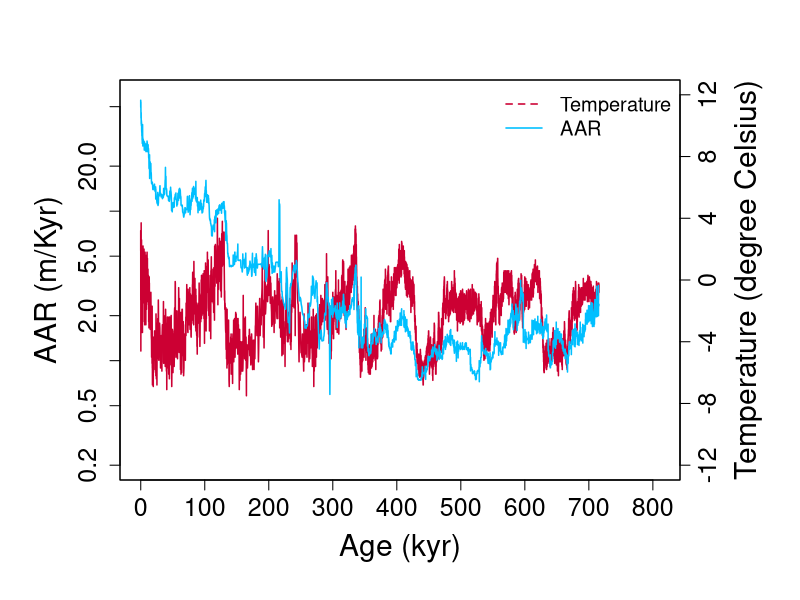

Recreate this plot in R.
rm(list=ls())

##Loading Downloaded data
data_raw=read.csv("Dome_Fuji_downloaded.csv")
## Age and T_source coulumns of the data corresponds to age and temperature 

##Loading data file (log(AAR), Temperature(x) and age(z)) derived from downloaded data  
data=read.csv("Dome_Fuji_data.csv")
#View(data)
data_raw$Age=sapply(data_raw$Age,as.numeric)
par(mar = c(6, 6, 4, 6))
plot(   data_raw$Age/1000,data_raw$T_source,type ="l",lwd=1.5, 
        ylab = "",
        main = " ", 
        xlab = "",
        col = "#CC0033",
        yaxt="n",
        xaxt="n",
        ylim = c(-12,12),
        xlim = c(0,810),
        cex.axis=1.5
)
axis(side=1,at = seq(0,810,100),cex.axis=1.5)
mtext("Age (kyr)", side = 1, line = 3,cex=1.8)

axis(side=4,at = seq(-12,12,4),cex.axis=1.5)
mtext("Temperature (degree Celsius)", side = 4, line = 3,cex=1.8)

par(new = TRUE)
plot(data$z,exp(data$y), lwd=1.5,
     type = "l", 
     xaxt = "n", 
     #yaxt = "n",
     ylab = "", 
     xlab = "", 
     col = "#00BFFF", lty = 1,
     ylim = c(0.2,60),
     xlim = c(0,810),
     log="y",
     cex.axis=1.5
)
#axis(side=4,at = seq(-1,4.5,1))
mtext("AAR (m/Kyr)", side = 2, line = 3,
      cex=1.8)
legend("topright",
       c("Temperature","AAR "),
       col=c("#CC0033","#00BFFF"),
       lty = c(2,1),
       lwd=c(1.5,1.5),
       bty="n",
       cex=1.2
)

